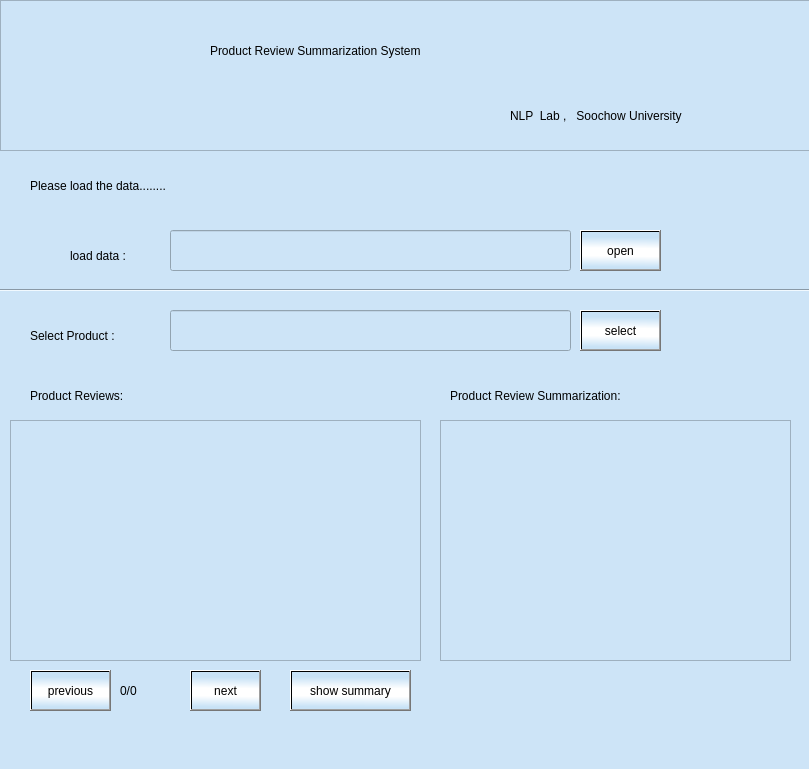
<?xml version="1.0" encoding="UTF-8"?>
<ui version="4.0">
 <class>MainWindow</class>
 <widget class="QMainWindow" name="MainWindow">
  <property name="geometry">
   <rect>
    <x>0</x>
    <y>0</y>
    <width>809</width>
    <height>769</height>
   </rect>
  </property>
  <property name="cursor">
   <cursorShape>ArrowCursor</cursorShape>
  </property>
  <property name="windowTitle">
   <string>Product Review Summarization System</string>
  </property>
  <property name="layoutDirection">
   <enum>Qt::LeftToRight</enum>
  </property>
  <property name="styleSheet">
   <string notr="true">background-color: rgb(205, 228, 247);</string>
  </property>
  <widget class="QWidget" name="centralwidget">
   <widget class="QTextEdit" name="textEdit">
    <property name="geometry">
     <rect>
      <x>0</x>
      <y>0</y>
      <width>811</width>
      <height>151</height>
     </rect>
    </property>
    <property name="styleSheet">
     <string notr="true">
border-image: url(beijing.png);</string>
    </property>
   </widget>
   <widget class="QLabel" name="label_5">
    <property name="geometry">
     <rect>
      <x>210</x>
      <y>0</y>
      <width>591</width>
      <height>101</height>
     </rect>
    </property>
    <property name="styleSheet">
     <string notr="true">font: 75 22pt &quot;Times New Roman&quot;;
background-color: rgba(204, 204, 204, 0);</string>
    </property>
    <property name="text">
     <string>Product Review Summarization System</string>
    </property>
   </widget>
   <widget class="QLabel" name="label_6">
    <property name="geometry">
     <rect>
      <x>510</x>
      <y>90</y>
      <width>261</width>
      <height>51</height>
     </rect>
    </property>
    <property name="styleSheet">
     <string notr="true">font: 75 12pt &quot;Times New Roman&quot;;
background-color: rgba(255, 255, 255, 0);</string>
    </property>
    <property name="text">
     <string>NLP  Lab ,   Soochow University</string>
    </property>
   </widget>
   <widget class="Line" name="line">
    <property name="geometry">
     <rect>
      <x>0</x>
      <y>280</y>
      <width>811</width>
      <height>21</height>
     </rect>
    </property>
    <property name="orientation">
     <enum>Qt::Horizontal</enum>
    </property>
   </widget>
   <widget class="QLabel" name="label_load">
    <property name="geometry">
     <rect>
      <x>30</x>
      <y>160</y>
      <width>651</width>
      <height>51</height>
     </rect>
    </property>
    <property name="styleSheet">
     <string notr="true">font: 75 12pt &quot;Times New Roman&quot;;
background-color: rgba(255, 255, 255, 0);</string>
    </property>
    <property name="text">
     <string>Please load the data........</string>
    </property>
   </widget>
   <widget class="QLabel" name="label_8">
    <property name="geometry">
     <rect>
      <x>70</x>
      <y>230</y>
      <width>91</width>
      <height>51</height>
     </rect>
    </property>
    <property name="styleSheet">
     <string notr="true">font: 75 12pt &quot;Times New Roman&quot;;
background-color: rgba(255, 255, 255, 0);</string>
    </property>
    <property name="text">
     <string>load data :</string>
    </property>
   </widget>
   <widget class="QPushButton" name="pushButton_open">
    <property name="geometry">
     <rect>
      <x>580</x>
      <y>230</y>
      <width>81</width>
      <height>41</height>
     </rect>
    </property>
    <property name="styleSheet">
     <string notr="true">background-color: qlineargradient(spread:reflect, x1:0.985, y1:0.558, x2:1, y2:0, stop:0.189055 rgba(255, 255, 255, 255), stop:0.721393 rgba(200, 226, 246, 255));</string>
    </property>
    <property name="text">
     <string>open</string>
    </property>
   </widget>
   <widget class="QLabel" name="label_10">
    <property name="geometry">
     <rect>
      <x>30</x>
      <y>310</y>
      <width>141</width>
      <height>51</height>
     </rect>
    </property>
    <property name="styleSheet">
     <string notr="true">font: 75 12pt &quot;Times New Roman&quot;;
background-color: rgba(255, 255, 255, 0);</string>
    </property>
    <property name="text">
     <string>Select Product :</string>
    </property>
   </widget>
   <widget class="QPushButton" name="pushButton_select">
    <property name="geometry">
     <rect>
      <x>580</x>
      <y>310</y>
      <width>81</width>
      <height>41</height>
     </rect>
    </property>
    <property name="styleSheet">
     <string notr="true">background-color: qlineargradient(spread:reflect, x1:0.985, y1:0.558, x2:1, y2:0, stop:0.189055 rgba(255, 255, 255, 255), stop:0.721393 rgba(200, 226, 246, 255));</string>
    </property>
    <property name="text">
     <string> select </string>
    </property>
   </widget>
   <widget class="QLabel" name="label_7">
    <property name="geometry">
     <rect>
      <x>30</x>
      <y>370</y>
      <width>151</width>
      <height>51</height>
     </rect>
    </property>
    <property name="styleSheet">
     <string notr="true">font: 75 12pt &quot;Times New Roman&quot;;
background-color: rgba(255, 255, 255, 0);</string>
    </property>
    <property name="text">
     <string>Product Reviews:</string>
    </property>
   </widget>
   <widget class="QTextEdit" name="textEdit_review">
    <property name="geometry">
     <rect>
      <x>10</x>
      <y>420</y>
      <width>411</width>
      <height>241</height>
     </rect>
    </property>
    <property name="styleSheet">
     <string notr="true">font: 75 12pt &quot;Times New Roman&quot;;</string>
    </property>
   </widget>
   <widget class="QLabel" name="label_9">
    <property name="geometry">
     <rect>
      <x>450</x>
      <y>370</y>
      <width>261</width>
      <height>51</height>
     </rect>
    </property>
    <property name="styleSheet">
     <string notr="true">font: 75 12pt &quot;Times New Roman&quot;;
background-color: rgba(255, 255, 255, 0);</string>
    </property>
    <property name="text">
     <string>Product Review Summarization:</string>
    </property>
   </widget>
   <widget class="QTextEdit" name="textEdit_summary">
    <property name="geometry">
     <rect>
      <x>440</x>
      <y>420</y>
      <width>351</width>
      <height>241</height>
     </rect>
    </property>
    <property name="styleSheet">
     <string notr="true">font: 75 12pt &quot;Times New Roman&quot;;</string>
    </property>
   </widget>
   <widget class="QPushButton" name="pushButton_previous">
    <property name="geometry">
     <rect>
      <x>30</x>
      <y>670</y>
      <width>81</width>
      <height>41</height>
     </rect>
    </property>
    <property name="styleSheet">
     <string notr="true">background-color: qlineargradient(spread:reflect, x1:0.985, y1:0.558, x2:1, y2:0, stop:0.189055 rgba(255, 255, 255, 255), stop:0.721393 rgba(200, 226, 246, 255));</string>
    </property>
    <property name="text">
     <string>previous</string>
    </property>
   </widget>
   <widget class="QPushButton" name="pushButton_next">
    <property name="geometry">
     <rect>
      <x>190</x>
      <y>670</y>
      <width>71</width>
      <height>41</height>
     </rect>
    </property>
    <property name="styleSheet">
     <string notr="true">background-color: qlineargradient(spread:reflect, x1:0.985, y1:0.558, x2:1, y2:0, stop:0.189055 rgba(255, 255, 255, 255), stop:0.721393 rgba(200, 226, 246, 255));</string>
    </property>
    <property name="text">
     <string>next</string>
    </property>
   </widget>
   <widget class="QLabel" name="label_review_number">
    <property name="geometry">
     <rect>
      <x>120</x>
      <y>670</y>
      <width>51</width>
      <height>41</height>
     </rect>
    </property>
    <property name="styleSheet">
     <string notr="true">font: 75 12pt &quot;Times New Roman&quot;;
background-color: rgba(255, 255, 255, 0);</string>
    </property>
    <property name="text">
     <string>0/0</string>
    </property>
   </widget>
   <widget class="QLineEdit" name="lineEdit_open">
    <property name="geometry">
     <rect>
      <x>170</x>
      <y>230</y>
      <width>401</width>
      <height>41</height>
     </rect>
    </property>
   </widget>
   <widget class="QLineEdit" name="lineEdit_select">
    <property name="geometry">
     <rect>
      <x>170</x>
      <y>310</y>
      <width>401</width>
      <height>41</height>
     </rect>
    </property>
   </widget>
   <widget class="QPushButton" name="pushButton_show_summary">
    <property name="geometry">
     <rect>
      <x>290</x>
      <y>670</y>
      <width>121</width>
      <height>41</height>
     </rect>
    </property>
    <property name="styleSheet">
     <string notr="true">background-color: qlineargradient(spread:reflect, x1:0.985, y1:0.558, x2:1, y2:0, stop:0.189055 rgba(255, 255, 255, 255), stop:0.721393 rgba(200, 226, 246, 255));</string>
    </property>
    <property name="text">
     <string>show summary</string>
    </property>
   </widget>
  </widget>
  <widget class="QMenuBar" name="menubar">
   <property name="geometry">
    <rect>
     <x>0</x>
     <y>0</y>
     <width>809</width>
     <height>26</height>
    </rect>
   </property>
  </widget>
  <widget class="QStatusBar" name="statusbar"/>
 </widget>
 <resources/>
 <connections/>
</ui>
